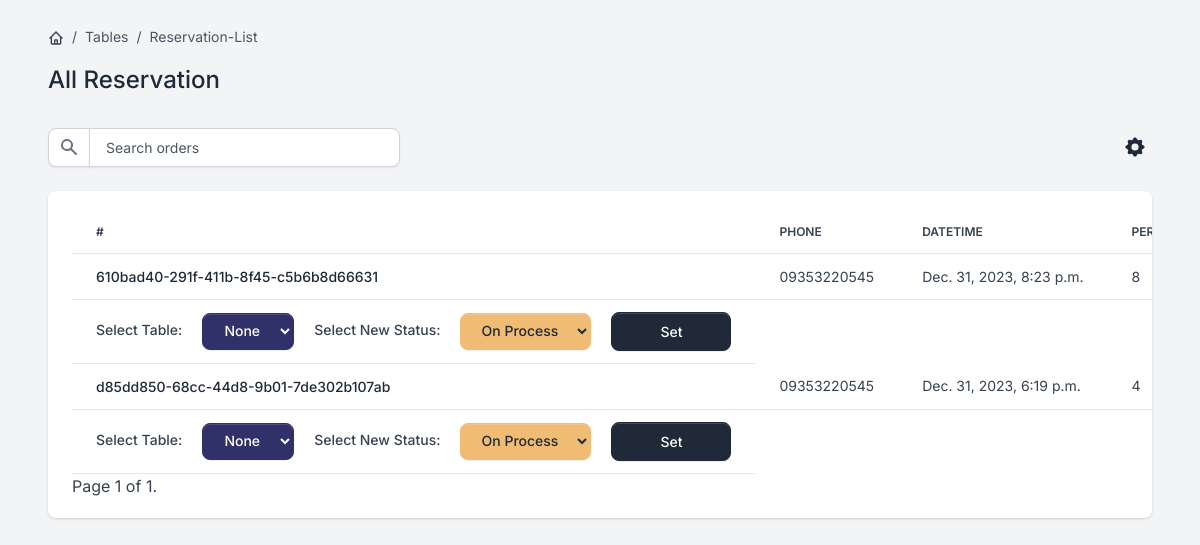
The page /tables/list-reservation (signed in) on the database its author committed.
### tables/models.py (models this page shows, shortened)
class Reservation(BaseModel):
    status_fields = [("A", "Accept"), ("D", "Denied"), ("O", "On_Process")]
    id = models.UUIDField(primary_key=True, default=uuid.uuid4, editable=False)
    table = models.ForeignKey(Table, on_delete=models.SET_NULL,
                              null=True, default=None)  # todo:ask????
    status = models.CharField(max_length=1, choices=status_fields, default='O')
    phone_number = models.CharField(max_length=11)
    number_of_persons = models.PositiveIntegerField()
    datetime = models.DateTimeField()

### tables/views.py (the view, shortened to what this page needs)
# urls.py: path('list-reservation', views.ListReservationView.as_view(), name='list-reservation'),
class ListReservationView(LoginRequiredMixin, View):
    template_name = 'Reservation_ListTemplate.html'
    paginate_by = 10
    @staff_or_superuser_required
    def get(self, request):
        reservation_list = ReservationModel.objects.all().order_by('-created_at')
        tables = Table.objects.all()
        paginator = Paginator(reservation_list, self.paginate_by)
        page = request.GET.get('page')
        try:
            reservation_list = paginator.page(page)
        except PageNotAnInteger:
            reservation_list = paginator.page(1)
        except EmptyPage:
            reservation_list = paginator.page(paginator.num_pages)
        return render(request, self.template_name, {'reservation_list': reservation_list, 'tables': tables})

### core/models.py (called while the page is built)
    def get_queryset(self):
        return super().get_queryset().filter(deleted_at__isnull=True)

### utils.py (called while the page is built)
def staff_or_superuser_required(view_func):
    @wraps(view_func)
    def _wrapped_view(self, request, *args, **kwargs):
        if not request.user.is_authenticated or not is_staff_or_superuser(request.user):
            messages.error(request, 'You are not allowed to access this page.')
            return redirect('users:login')
        return view_func(self, request, *args, **kwargs)  # another magic here this logic made by me :)
    return _wrapped_view

def is_staff_or_superuser(user):
    return user.is_active and (user.is_staff or user.is_superuser)

### templates/Reservation_ListTemplate.html (shortened to what this page needs)
{% extends "base.html" %}
{% block content %}
  <div class="d-flex justify-content-between flex-wrap flex-md-nowrap align-items-center py-4 mx-5">
      <div class="d-block mb-4 mb-md-0">
          <nav aria-label="breadcrumb" class="d-none d-md-inline-block">
              <ol class="breadcrumb breadcrumb-dark breadcrumb-transparent">
                  <li class="breadcrumb-item">
                      <a href="{% url 'core:home' %}">
                      </a>
                  </li>
                  <li class="breadcrumb-item active" aria-current="page">Tables</li>
                  <li class="breadcrumb-item active" aria-current="page">Reservation-List</li>
              </ol>
          </nav>
          <h2 class="h4">All Reservation</h2>
      </div>
  </div>
  <div class="table-settings mb-4 mx-5">
      <div class="row align-items-center justify-content-between">
          <div class="col col-md-6 col-lg-3 col-xl-4">
              <div class="input-group me-2 me-lg-3 fmxw-400">
                  <span class="input-group-text">
                  </span>
                  <input type="text" class="form-control" placeholder="Search orders">
              </div>
          </div>
          <div class="col-4 col-md-2 col-xl-1 ps-md-0 text-end">
              <div class="dropdown">
                  <button class="btn btn-link text-dark dropdown-toggle dropdown-toggle-split m-0 p-1" data-bs-toggle="dropdown" aria-haspopup="true" aria-expanded="false">
                  </button>
              </div>
          </div>
      </div>
  </div>
  <div class="card card-body border-0 shadow table-wrapper table-responsive mx-5">
      <table class="table table-hover">
          <thead>
              <tr>
                  <th class="border-gray-200">#</th>
                  <th class="border-gray-200">Phone</th>
                  <th class="border-gray-200">DateTime</th>
                  <th class="border-gray-200">Persons</th>
              </tr>
          </thead>
          <tbody>
              {% for reserve in reservation_list %}
        <tr>
                  <td>
                      <a href="{% url 'tables:detail-reservation' reserve.id %}" class="fw-bold text-sm-start">
                          {{ reserve.id }}
                      </a>
                  </td>
                  <td>
                      <span class="fw-normal">{{ reserve.phone_number }}</span>
                  </td>
                  <td><span class="fw-normal">{{ reserve.datetime }}</span></td>
                  <td><span class="fw-normal">{{ reserve.number_of_persons }}</span></td>
              </tr>
                   <tr>
              <td class="flex justify-content-center">
     <div class="col-4 col-md-2 col-xl-1 ps-md-0 text-end">
          <form method="post" class="flex-column" action="{% url 'tables:list-reservation' %}">
            <label for="table_id">Select Table:</label>
            <select name="table_id" class="btn btn-tertiary mx-3 " id="table_id">
                <option value="Null">None</option>
            </select>
            <label for="new_status">Select New Status:</label>
            <select name="new_status" class="btn btn-secondary mx-3" id="new_status">
                <option value="O" selected>On Process</option>
            </select>
            <button type="submit" class="btn btn-primary px-5" name="action" value="set">Set</button>
        </form>
          </div>
    </tr>
          {% endfor %}
          </tbody>
      </table>
<div>
    <span>
        Page {{ reservation_list.number }} of {{ reservation_list.paginator.num_pages }}.
    </span>
</div>
  </div>
{% endblock content %}

### rows shown on the page
Reservation: id "610bad40-291f-411b-8f45-c5b6b8d66631", phone_number "09353220545", datetime "Dec. 31, 2023, 8:23 p.m.", number_of_persons "8"
Reservation: id "d85dd850-68cc-44d8-9b01-7de302b107ab", phone_number "09353220545", datetime "Dec. 31, 2023, 6:19 p.m.", number_of_persons "4"

### other values the page prints
{{ reservation_list.number }} "1"
{{ reservation_list.paginator.num_pages }} "1"
